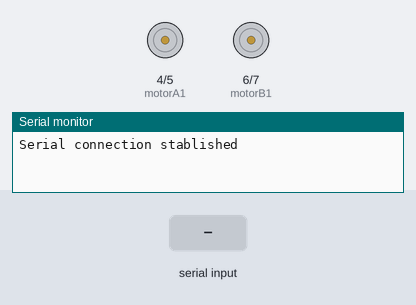
This sketch was run on a simulated Arduino Uno, built with avr-gcc and run on an emulated ATmega328P. Shown: motor-driver pin pairs drawn as motors (green arrow = first pin HIGH = forward, orange = second pin HIGH = backward, longer = more drive), the last lines printed to the serial monitor. The test bench sets the inputs (shaded band).

Above: at 1.2 s.
1.3 s: "L" received over Serial
At 2.4 s:
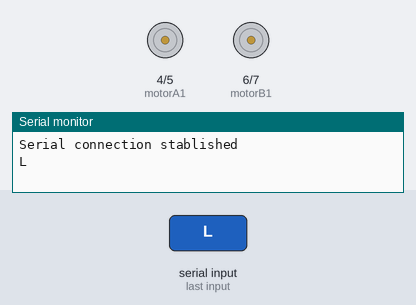
2.9 s: "R" received over Serial
At 3.7 s:
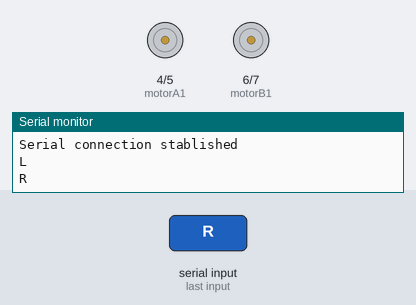
4.5 s: "F" received over Serial
At 4.57 s:
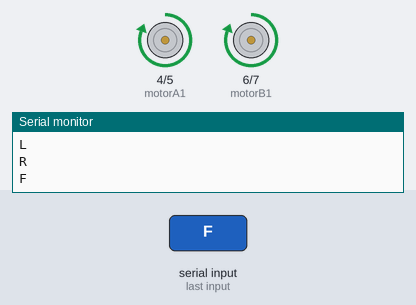
6.1 s: "B" received over Serial
At 6.17 s:
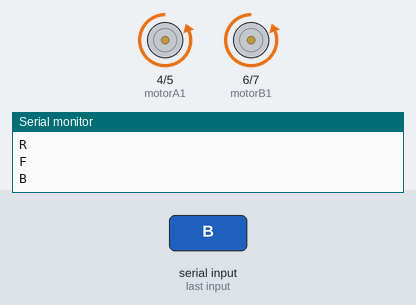
Timing chart, 0 to 8.7 s (numbered marks = the images above; inputs shaded):
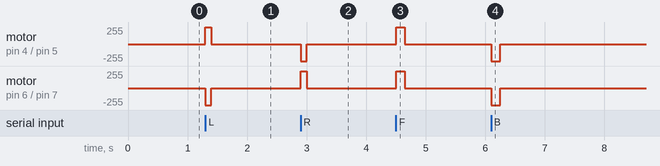

Measured:
- after the input at 1.3 s, motor on pin 4 (motorA1) / pin 5 (motorA2): stopped → forward 255/255 at once, → stopped 0.10 s later; motor on pin 6 (motorB1) / pin 7 (motorB2): stopped → backward 255/255 at once, → stopped 0.10 s later
- after the input at 2.9 s, motor on pin 4 (motorA1) / pin 5 (motorA2): stopped → backward 255/255 at once, → stopped 0.10 s later; motor on pin 6 (motorB1) / pin 7 (motorB2): stopped → forward 255/255 at once, → stopped 0.10 s later
- after the input at 4.5 s, motor on pin 4 (motorA1) / pin 5 (motorA2), motor on pin 6 (motorB1) / pin 7 (motorB2): stopped → forward 255/255 at once, → stopped 0.15 s later
- after the input at 6.1 s, motor on pin 4 (motorA1) / pin 5 (motorA2), motor on pin 6 (motorB1) / pin 7 (motorB2): stopped → backward 255/255 at once, → stopped 0.15 s later

The sketch:

arduinoCode.ino
```cpp
const int motorA1 = 4;
const int motorA2 = 5;
const int motorB1 = 6;
const int motorB2 = 7;

char state;

void stopMovement(){
  digitalWrite(motorA2, LOW);
  digitalWrite(motorB1, LOW);
  digitalWrite(motorA1, LOW);
  digitalWrite(motorB2, LOW);
}

void motorControler(int motor1, int motor2, int motor3, int motor4, String state){
  digitalWrite(motorA2, motor2);
  digitalWrite(motorB1, motor3);
  digitalWrite(motorA1, motor1);
  digitalWrite(motorB2, motor4);
  Serial.println(state);
};


void setup() {
  Serial.begin(9600);
  Serial.flush();
  Serial.println("Serial connection stablished");
  pinMode(motorA1, OUTPUT);
  pinMode(motorA2, OUTPUT);
  pinMode(motorB1, OUTPUT);
  pinMode(motorB2, OUTPUT);
}

void loop() {
  uint8_t byteFromSerial = Serial.read();
  uint8_t buff[100] = {byteFromSerial};
  String state = (char*)buff;

  if (state.equalsIgnoreCase("L")){
    motorControler(HIGH, LOW, LOW, HIGH, state);
    delay(100);
    stopMovement();

  }else if (state.equalsIgnoreCase("R")){
    motorControler(LOW, HIGH, HIGH, LOW, state);
    delay(100);
    stopMovement();

  }else if (state.equalsIgnoreCase("F")){
    motorControler(HIGH, LOW, HIGH, LOW, state);
    delay(150);
    stopMovement();

  }else if (state.equalsIgnoreCase("B")){
    motorControler(LOW, HIGH, LOW, HIGH, state);
    delay(150);
    stopMovement();

  }
  else if (state.equalsIgnoreCase("S")){
    stopMovement();
  };
  Serial.flush();
}
```
